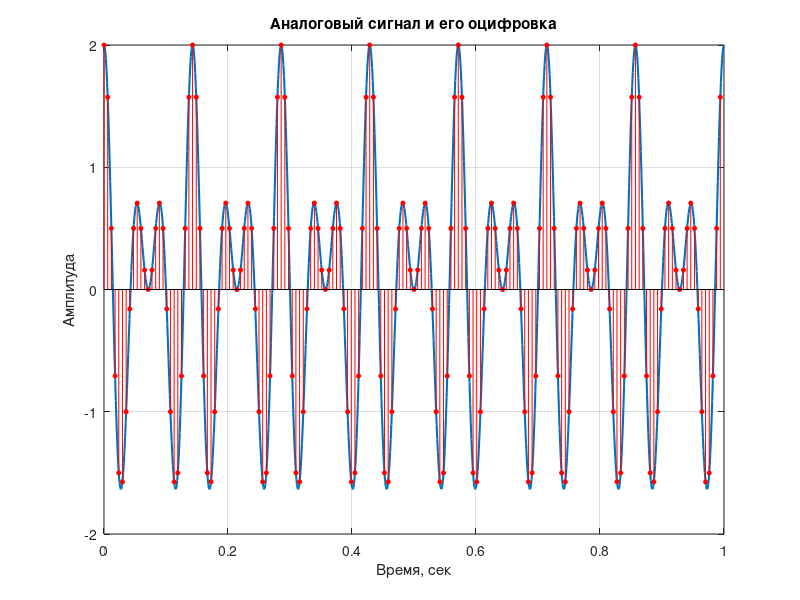
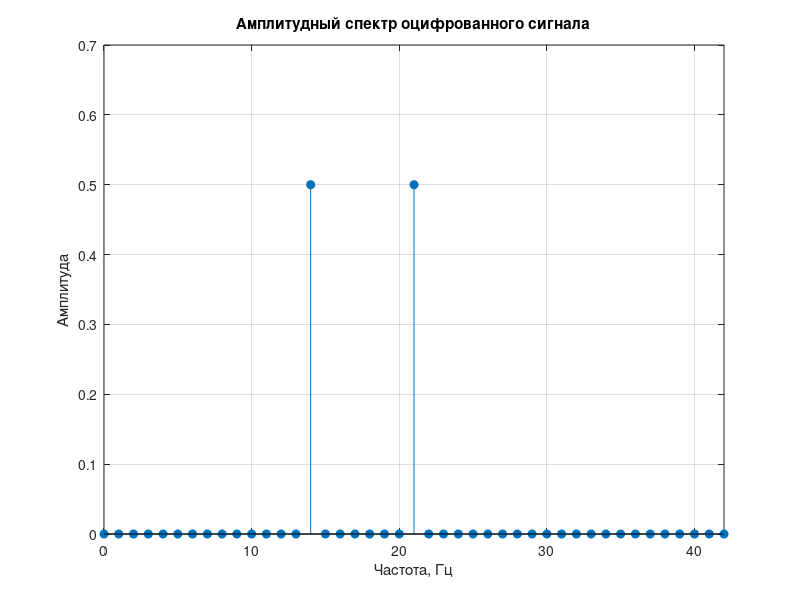

The MATLAB source for these figures, in order: (Note: this script raises an error after producing the figures.)
%------------------4
Fs = 42*4;
Ts = 1/Fs;
t_digital = 0:Ts:1-Ts;
f = 7;
t = linspace(0, 1, 1000); 
w = 1200;
h = 400;

y = cos(4*pi*f*t) + cos(6*pi*f*t);

y_digital = cos(4*pi*f*t_digital) + cos(6*pi*f*t_digital);
y_digital(:)

% Визуализация
figure('Position', [(1920-w)/2, (1080-h)/2, w, h], 'MenuBar', 'none', 'ToolBar', 'none');
plot(t, y, 'LineWidth', 1.5);
hold on;
stem(t_digital, y_digital, 'filled', 'r', 'MarkerSize', 3);
title('Аналоговый сигнал и его оцифровка');
xlabel('Время, сек');
ylabel('Амплитуда');
grid on;

%------------------5
% Длина сигнала
N = length(y_digital);

% Выполнение FFT
Y = fft(y_digital);

% Амплитудный спектр (нормируем)
Y_mag = abs(Y)/N;

% Частотная ось
f_axis = (0:N-1)*(Fs/N);

% Визуализация спектра
figure('Position', [(1920-w)/2, (1080-h)/2, w, h], 'MenuBar', 'none', 'ToolBar', 'none');
stem(f_axis, Y_mag, 'filled');
title('Амплитудный спектр оцифрованного сигнала');
xlabel('Частота, Гц');
ylabel('Амплитуда');
grid on;
xlim([0 Fs/4]);

%------------------6

% Визуализация
figure('Position', [(1920-w)/2, (1080-h)/2, w, h], 'MenuBar', 'none', 'ToolBar', 'none');
nexttile
plot(t, y, 'LineWidth', 1);
title('Аналоговый сигнал');
xlabel('Время, сек');
ylabel('Амплитуда');
grid on;


nexttile
plot(t_digital, y_digital, 'LineWidth', 1, 'Color', 'b');
hold on;
scatter(t_digital, y_digital,'filled', 'b',"Marker","diamond");
title('Восстановленный сигнал');
xlabel('Время, сек');
ylabel('Амплитуда');
grid on;